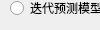
         <widget class="QWidget" name="page_24">
          <property name="geometry">
           <rect>
            <x>0</x>
            <y>0</y>
            <width>100</width>
            <height>30</height>
           </rect>
          </property>
          <attribute name="label">
           <string>死亡概率</string>
          </attribute>
          <widget class="QRadioButton" name="radioButton_243">
           <property name="enabled">
            <bool>true</bool>
           </property>
           <property name="geometry">
            <rect>
             <x>10</x>
             <y>0</y>
             <width>186</width>
             <height>16</height>
            </rect>
           </property>
           <property name="text">
            <string>迭代预测模型法(系统提供数据)</string>
           </property>
          </widget>
          <widget class="QRadioButton" name="radioButton_244">
           <property name="geometry">
            <rect>
             <x>260</x>
             <y>120</y>
             <width>89</width>
             <height>16</height>
            </rect>
           </property>
           <property name="text">
            <string>RadioButton</string>
           </property>
          </widget>
          <widget class="QRadioButton" name="radioButton_245">
           <property name="enabled">
            <bool>false</bool>
           </property>
           <property name="geometry">
            <rect>
             <x>10</x>
             <y>70</y>
             <width>89</width>
             <height>16</height>
            </rect>
           </property>
           <property name="text">
            <string>西方模式</string>
           </property>
          </widget>
          <widget class="QRadioButton" name="radioButton_246">
           <property name="enabled">
            <bool>false</bool>
           </property>
           <property name="geometry">
            <rect>
             <x>10</x>
             <y>90</y>
             <width>89</width>
             <height>16</height>
            </rect>
           </property>
           <property name="text">
            <string>北方模式</string>
           </property>
          </widget>
          <widget class="QRadioButton" name="radioButton_247">
           <property name="enabled">
            <bool>false</bool>
           </property>
           <property name="geometry">
            <rect>
             <x>10</x>
             <y>110</y>
             <width>89</width>
             <height>16</height>
            </rect>
           </property>
           <property name="text">
            <string>南方模式</string>
           </property>
          </widget>
          <widget class="QRadioButton" name="radioButton_248">
           <property name="enabled">
            <bool>false</bool>
           </property>
           <property name="geometry">
            <rect>
             <x>10</x>
             <y>130</y>
             <width>111</width>
             <height>16</height>
            </rect>
           </property>
           <property name="text">
            <string>联合国一般模式</string>
           </property>
          </widget>
          <widget class="QRadioButton" name="radioButton_249">
           <property name="enabled">
            <bool>false</bool>
           </property>
           <property name="geometry">
            <rect>
             <x>10</x>
             <y>150</y>
             <width>131</width>
             <height>16</height>
            </rect>
           </property>
           <property name="text">
            <string>联合国拉丁美洲模式</string>
           </property>
          </widget>
          <widget class="QRadioButton" name="radioButton_250">
           <property name="enabled">
            <bool>false</bool>
           </property>
           <property name="geometry">
            <rect>
             <x>210</x>
             <y>30</y>
             <width>111</width>
             <height>16</height>
            </rect>
           </property>
           <property name="text">
            <string>联合国智利模式</string>
           </property>
          </widget>
          <widget class="QRadioButton" name="radioButton_251">
           <property name="enabled">
            <bool>false</bool>
           </property>
           <property name="geometry">
            <rect>
             <x>210</x>
             <y>50</y>
             <width>111</width>
             <height>16</height>
            </rect>
           </property>
           <property name="text">
            <string>联合国南亚模式</string>
           </property>
          </widget>
          <widget class="QRadioButton" name="radioButton_252">
           <property name="enabled">
            <bool>false</bool>
           </property>
           <property name="geometry">
            <rect>
             <x>210</x>
             <y>70</y>
             <width>111</width>
             <height>16</height>
            </rect>
           </property>
           <property name="text">
            <string>联合国东亚模式</string>
           </property>
          </widget>
          <widget class="QRadioButton" name="radioButton_253">
           <property name="enabled">
            <bool>false</bool>
           </property>
           <property name="geometry">
            <rect>
             <x>10</x>
             <y>50</y>
             <width>111</width>
             <height>16</height>
            </rect>
           </property>
           <property name="text">
            <string>东方模式</string>
           </property>
          </widget>
          <widget class="QRadioButton" name="radioButton_254">
           <property name="geometry">
            <rect>
             <x>10</x>
             <y>30</y>
             <width>171</width>
             <height>16</height>
            </rect>
           </property>
           <property name="text">
            <string>迭代预测模型法(自行计算)</string>
           </property>
          </widget>
          <widget class="QRadioButton" name="radioButton_255">
           <property name="enabled">
            <bool>false</bool>
           </property>
           <property name="geometry">
            <rect>
             <x>210</x>
             <y>90</y>
             <width>89</width>
             <height>16</height>
            </rect>
           </property>
           <property name="text">
            <string>其它模型法</string>
           </property>
          </widget>
          <widget class="QComboBox" name="comboBox11_2">
           <property name="geometry">
            <rect>
             <x>200</x>
             <y>0</y>
             <width>91</width>
             <height>22</height>
            </rect>
           </property>
           <item>
            <property name="text">
             <string>全国(整体)</string>
            </property>
           </item>
           <item>
            <property name="text">
             <string>全国(分省合计)</string>
            </property>
           </item>
           <item>
            <property name="text">
             <string>北京</string>
            </property>
           </item>
           <item>
            <property name="text">
             <string>天津</string>
            </property>
           </item>
           <item>
            <property name="text">
             <string>河北</string>
            </property>
           </item>
           <item>
            <property name="text">
             <string>山西</string>
            </property>
           </item>
           <item>
            <property name="text">
             <string>辽宁</string>
            </property>
           </item>
           <item>
            <property name="text">
             <string>吉林</string>
            </property>
           </item>
           <item>
            <property name="text">
             <string>黑龙江</string>
            </property>
           </item>
           <item>
            <property name="text">
             <string>上海</string>
            </property>
           </item>
           <item>
            <property name="text">
             <string>浙江</string>
            </property>
           </item>
           <item>
            <property name="text">
             <string>安徽</string>
            </property>
           </item>
           <item>
            <property name="text">
             <string>福建</string>
            </property>
           </item>
           <item>
            <property name="text">
             <string>江西</string>
            </property>
           </item>
           <item>
            <property name="text">
             <string>广西</string>
            </property>
           </item>
           <item>
            <property name="text">
             <string>陕西</string>
            </property>
           </item>
           <item>
            <property name="text">
             <string>海南</string>
            </property>
           </item>
           <item>
            <property name="text">
             <string>四川</string>
            </property>
           </item>
           <item>
            <property name="text">
             <string>贵州</string>
            </property>
           </item>
           <item>
            <property name="text">
             <string>湖南</string>
            </property>
           </item>
           <item>
            <property name="text">
             <string>河南</string>
            </property>
           </item>
           <item>
            <property name="text">
             <string>广东</string>
            </property>
           </item>
           <item>
            <property name="text">
             <string>湖北</string>
            </property>
           </item>
           <item>
            <property name="text">
             <string>西藏</string>
            </property>
           </item>
           <item>
            <property name="text">
             <string>重庆</string>
            </property>
           </item>
           <item>
            <property name="text">
             <string>云南</string>
            </property>
           </item>
           <item>
            <property name="text">
             <string>山东</string>
            </property>
           </item>
           <item>
            <property name="text">
             <string>江苏</string>
            </property>
           </item>
           <item>
            <property name="text">
             <string>内蒙古</string>
            </property>
           </item>
           <item>
            <property name="text">
             <string>甘肃</string>
            </property>
           </item>
           <item>
            <property name="text">
             <string>青海</string>
            </property>
           </item>
           <item>
            <property name="text">
             <string>宁夏</string>
            </property>
           </item>
           <item>
            <property name="text">
             <string>新疆</string>
            </property>
           </item>
          </widget>
         </widget>
